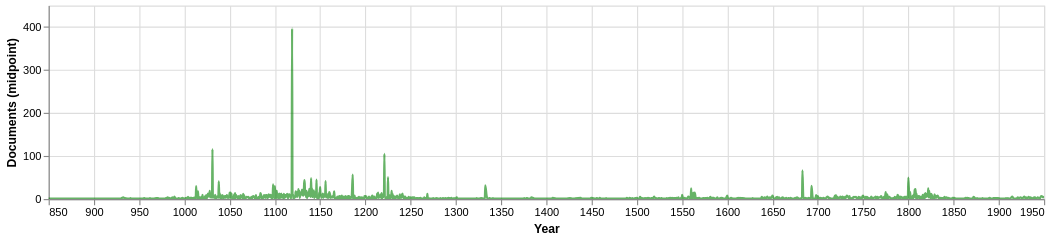

Here is the notebook cell this chart was saved with:
### Code cell
##### alt.data_transformers.enable("vegafusion")

# NOTE: we have to clip because the midpoint aggregation is a huge spike
line_chart = alt.Chart(docs_by_midpoint).mark_line(opacity=0.6, color="green", interpolate="monotone", clip=True).encode(
 x=alt.X('undate_midpoint_year', title="Year", axis=alt.Axis(format="r")).scale(domain=[850, 1950]),
 y=alt.Y('count', title='Documents (midpoint)').scale(domain=[0, 450]),
).properties(width=900, height=175)

line_chart

### Figure 1 — Vega specification as saved in the notebook (floating-point values rounded to 4 significant figures; data arrays with more than 128 entries replaced by an {"elided": "..."} marker saying what was removed)
{"$schema": "https://vega.github.io/schema/vega/v6.json", "data": [{"name": "source_0", "values": {"elided": "1238 records"}}], "marks": [{"type": "line", "name": "marks", "from": {"data": "source_0"}, "sort": {"field": "x"}, "encode": {"update": {"y": {"field": "count", "scale": "y"}, "defined": {"signal": "isValid(datum[\"undate_midpoint_year\"]) && isFinite(+datum[\"undate_midpoint_year\"]) && isValid(datum[\"count\"]) && isFinite(+datum[\"count\"])"}, "interpolate": {"value": "monotone"}, "opacity": {"value": 0.6}, "stroke": {"value": "green"}, "x": {"field": "undate_midpoint_year", "scale": "x"}}}, "clip": true, "style": ["line"]}], "scales": [{"name": "x", "type": "linear", "domain": [850, 1950], "range": [0, {"signal": "width"}], "zero": false}, {"name": "y", "type": "linear", "domain": [0, 450], "range": [{"signal": "height"}, 0], "zero": true}], "axes": [{"scale": "x", "maxExtent": 0, "domain": false, "orient": "bottom", "tickCount": {"signal": "ceil(width/40)"}, "ticks": false, "zindex": 0, "minExtent": 0, "labels": false, "grid": true, "gridScale": "y", "aria": false}, {"scale": "y", "orient": "left", "minExtent": 0, "domain": false, "aria": false, "ticks": false, "zindex": 0, "gridScale": "x", "tickCount": {"signal": "ceil(height/40)"}, "maxExtent": 0, "grid": true, "labels": false}, {"scale": "x", "orient": "bottom", "tickCount": {"signal": "ceil(width/40)"}, "zindex": 0, "format": "r", "labelFlush": true, "title": "Year", "labelOverlap": true, "grid": false}, {"scale": "y", "title": "Documents (midpoint)", "grid": false, "orient": "left", "zindex": 0, "labelOverlap": true, "tickCount": {"signal": "ceil(height/40)"}}], "padding": 5, "height": 175, "background": "white", "width": 900, "style": "cell"}
